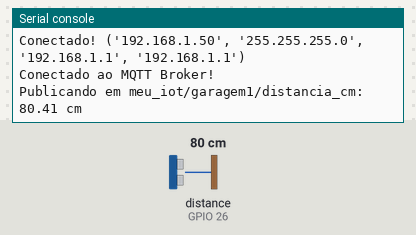
The program below on a simulated ESP32 board running MicroPython. On the bench: the last lines printed to the serial console. The test bench sets the inputs (shaded band); at power-on: distance to the obstacle (sensor on GPIO 26) 80 cm. The echo pulse lasts 58.3 µs per cm; WiFi joins after 1.5 s; no MQTT or app messages arrive unless stated.

Above: at 3.3 s.
3.4 s: distance to the obstacle (sensor on GPIO 26) set to 2 cm
At 4.8 s:
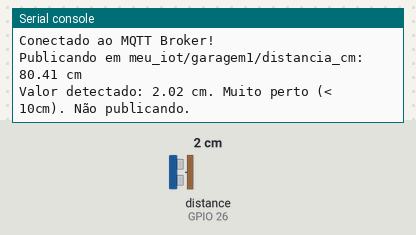
6.1 s: distance to the obstacle (sensor on GPIO 26) set to 4 cm
At 7.6 s:
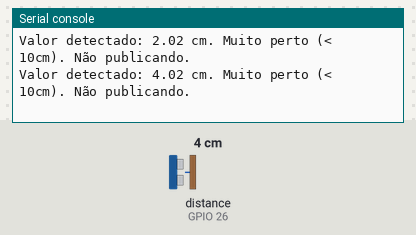

The program:

main.py
```python
import network
import time
from umqtt.simple import MQTTClient
import machine

trigger_pin = machine.Pin(27, machine.Pin.OUT)
echo_pin = machine.Pin(26, machine.Pin.IN)

SSID = "Wokwi-GUEST"
PASSWORD = ""

MQTT_BROKER = "broker.hivemq.com"
MQTT_CLIENT_ID = "7c152066-c618-427e-b137-e5f3331c6e24"
DIST_TOPIC = "meu_iot/garagem1/distancia_cm"

print("--- Monitor Serial Pronto. Iniciando Setup ---")

wlan = network.WLAN(network.STA_IF)
wlan.active(True)
wlan.connect(SSID, PASSWORD)

print("Conectando ao WiFi...")
while not wlan.isconnected():
    time.sleep(1)
print("Conectado!", wlan.ifconfig())

try:
    client = MQTTClient(MQTT_CLIENT_ID, MQTT_BROKER)
    client.connect()
    print("Conectado ao MQTT Broker!")
except OSError as e:
    print(f"Erro ao conectar ao MQTT: {e}")
    import machine
    machine.reset()

def get_distance_cm():
    trigger_pin.value(0)
    time.sleep_us(2)

    trigger_pin.value(1)
    time.sleep_us(10)
    trigger_pin.value(0)
    try:
        duration_us = machine.time_pulse_us(echo_pin, 1, 30000)
    except OSError as e:
        print(f"Erro no time_pulse_us: {e}")
        duration_us = 0

    distance_cm = duration_us / 58.0

    return round(distance_cm, 2)

while True:
    try:
        distance_cm = get_distance_cm()


        if distance_cm >= 10:
            print(f"Publicando em {DIST_TOPIC}: {distance_cm} cm")
            client.publish(DIST_TOPIC, str(distance_cm))
        else:
            print(f"Valor detectado: {distance_cm} cm. Muito perto (< 10cm). Não publicando.")

    except Exception as e:
        print(f"Erro no loop principal: {e}")

    time.sleep(2) 
```

Measured:
- after the input at 3.4 s, the serial console: prints a new line after 0.76 s (image 1)
- after the input at 6.1 s, the serial console: prints a new line after 0.06 s (image 2)
